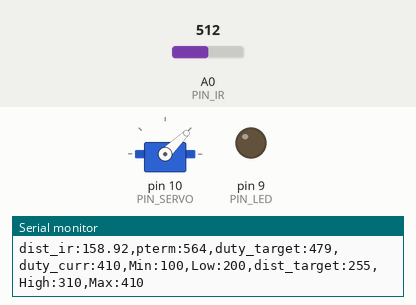
Recording of a sketch running on a simulated Arduino Uno, built with avr-gcc and run on an emulated ATmega328P. Parts: servo, output pins drawn as LEDs (lit = HIGH), the last lines printed to the serial monitor. Inputs (shaded band) come from the test bench; at power-on: A0 (PIN_IR) = 512.

Above: at 1.01 s.
1.3 s: A0 (PIN_IR) set to 716
3.3 s: A0 (PIN_IR) set to 122
At 3.45 s:
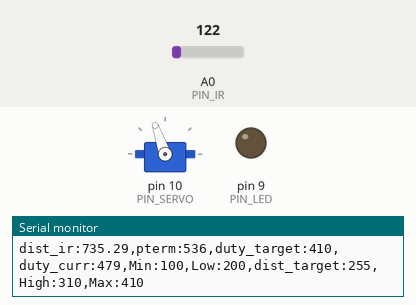
5.6 s: A0 (PIN_IR) set to 17
7.1 s: A0 (PIN_IR) set to 14
At 7.25 s:
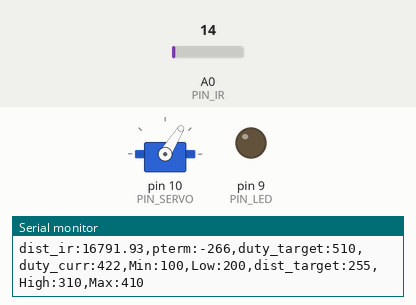
At 8.4 s:
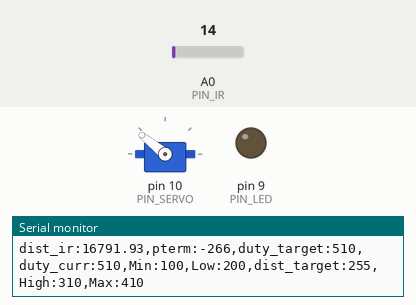
Timing chart, 0 to 10.1 s (numbered marks = the images above; inputs shaded):
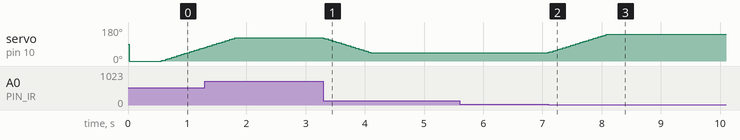

Measured:
- the behaviour switches between 16 and 15 on A0 (PIN_IR) (found by bisection; images 1 and 2)
- after the input at 3.3 s, servo on pin 10 (PIN_SERVO): moves from 123° to 44° over 0.80 s, starting at once
- after the input at 7.1 s, servo on pin 10 (PIN_SERVO): moves from 44° to 141° over 0.98 s, starting at once

The sketch:

22_pcontrol_20213069.ino
```cpp
#include <Servo.h>

// Configurable parameters //

// Arduino pin assignment
#define PIN_LED 9
#define PIN_SERVO 10
#define PIN_IR A0

// Framework setting
#define _DIST_TARGET 255
#define _DIST_MIN 100
#define _DIST_MAX 410

// Distance sensor
#define _DIST_ALPHA 0.5

// Servo range
#define _DUTY_MIN 1000
#define _DUTY_NEU 1450
#define _DUTY_MAX 2000

// Servo speed control
#define _SERVO_ANGLE 30
#define _SERVO_SPEED 30

// Event periods
#define _INTERVAL_DIST 20
#define _INTERVAL_SERVO 20
#define _INTERVAL_SERIAL 100

// PID parameters
#define _KP 2.5   // [20213058]비례이득

// Servo instance
Servo myservo;    // [20213068] 서보 변수명을 myservo로 선언

// Distance sensor
float dist_target; // location to send the ball
float dist_raw, dist_ema;    // [20213077] 측정값, ema필터 적용값


// Event periods
unsigned long last_sampling_time_dist, last_sampling_time_servo, last_sampling_time_serial;
bool event_dist, event_servo, event_serial;

// Servo speed control
int duty_chg_per_interval;
int duty_target, duty_curr;
int a, b;

// PID variables
float error_curr, error_prev, control, pterm, dterm, iterm;

void setup() {
// initialize GPIO pins for LED and attach servo
  pinMode(PIN_LED,OUTPUT);
  myservo.attach(PIN_SERVO);

// move servo to neutral position
  myservo.writeMicroseconds(_DUTY_NEU); // [20213078] 서보 중립위치

// initialize serial port
  Serial.begin(57600); // [20213058]

// initialize global variables
  dist_target = _DIST_TARGET;
  dist_raw = ir_distance();
  error_curr = error_prev = dist_target - dist_raw;

  last_sampling_time_dist = 0; // [20213078] last_sampling_time_dist 초기화
  last_sampling_time_servo = 0; // [20213055]
  last_sampling_time_serial = 0; // [20213080]

  event_dist = event_servo = event_serial = false;

// convert angle speed into duty change per interval.
  duty_chg_per_interval = (float)(_DUTY_MAX - _DUTY_MIN) * _SERVO_SPEED / ((float)_SERVO_ANGLE) * _INTERVAL_SERVO / 1000; // [20213078] 한 주기 당 제어할 최대 duty값 초기화
  a = 70; //70;
  b = 385; //385;
}


void loop() {
// Event generator //
  unsigned long time_curr = millis();
  if(time_curr >= last_sampling_time_dist + _INTERVAL_DIST) {
    last_sampling_time_dist += _INTERVAL_DIST;
    event_dist = true;
  }
  if(time_curr >= last_sampling_time_servo + _INTERVAL_SERVO) {
    last_sampling_time_servo += _INTERVAL_SERVO;
    event_servo = true;
  }
  if(time_curr >= last_sampling_time_serial + _INTERVAL_SERIAL) {
    last_sampling_time_serial += _INTERVAL_SERIAL;
    event_serial = true;
  }

// Event handlers //

  if(event_dist) {
    event_dist = false; //[20213078]
  // get a distance reading from the distance sensor
    dist_raw = ir_distance_filtered(); // [20213055]

  // PID control logic
    error_curr = dist_target - dist_raw; // [20213075]
    pterm = error_curr; // [20213078]
    control = _KP * pterm; // [20213078]

  // duty_target = f(duty_neutral, control)
    duty_target = _DUTY_NEU + control; // [20213055]

  // keep duty_target value within the range of [_DUTY_MIN, _DUTY_MAX]
  if(duty_target < _DUTY_MIN){
    duty_target = _DUTY_MIN;
  } // [20213080]
  if(duty_target > _DUTY_MAX){
    duty_target = _DUTY_MAX;
  } // [20213080]

  }

  if(event_servo) {
    event_servo = false; // [20213078]

    // adjust duty_curr toward duty_target by duty_chg_per_interval

    // update servo position

// adjust duty_curr toward duty_target by duty_chg_per_interval
  if(duty_target > duty_curr) {
    duty_curr += duty_chg_per_interval;
  if(duty_curr > duty_target) duty_curr = duty_target;
  }
  else {
    duty_curr -= duty_chg_per_interval;
    if(duty_curr < duty_target) duty_curr = duty_target;

  } // [20213075]


  // update servo position
  myservo.writeMicroseconds(duty_curr); // [20213058]
}

  if(event_serial) {
    event_serial = false; // [20213078]
    Serial.print("dist_ir:");
    Serial.print(dist_raw);
    Serial.print(",pterm:");
    Serial.print(map(pterm,-1000,1000,510,610));
    Serial.print(",duty_target:");
    Serial.print(map(duty_target,1000,2000,410,510));
    Serial.print(",duty_curr:");
    Serial.print(map(duty_curr,1000,2000,410,510));
    Serial.println(",Min:100,Low:200,dist_target:255,High:310,Max:410"); // [20213071]
// Min :측정 최소거리 Max : 최대거리 Low : 목표구역 최소거리, dist_target :기준이 되는 거리, Low : 목표구역 최소거리 값을 시리얼 모니터에 표시

  }
}

float ir_distance(void){ // return value unit: mm
  int a = 70;
  int b = 300;
  float val;
  float volt = float(analogRead(PIN_IR));
  val = ((6762.0/(volt-9.0))-4.0) * 10.0;
  val = 100 + 300.0 / (b - a) * (val - a);
  return val;
}
float ir_distance_filtered(void){ // return value unit: mm
  float raw_dist = ir_distance();
  float dist_ema = 100 + 300.0 / (b - a) * (raw_dist - a);// for now, just use ir_distance() without noise filter.
  return dist_ema;
}
```
